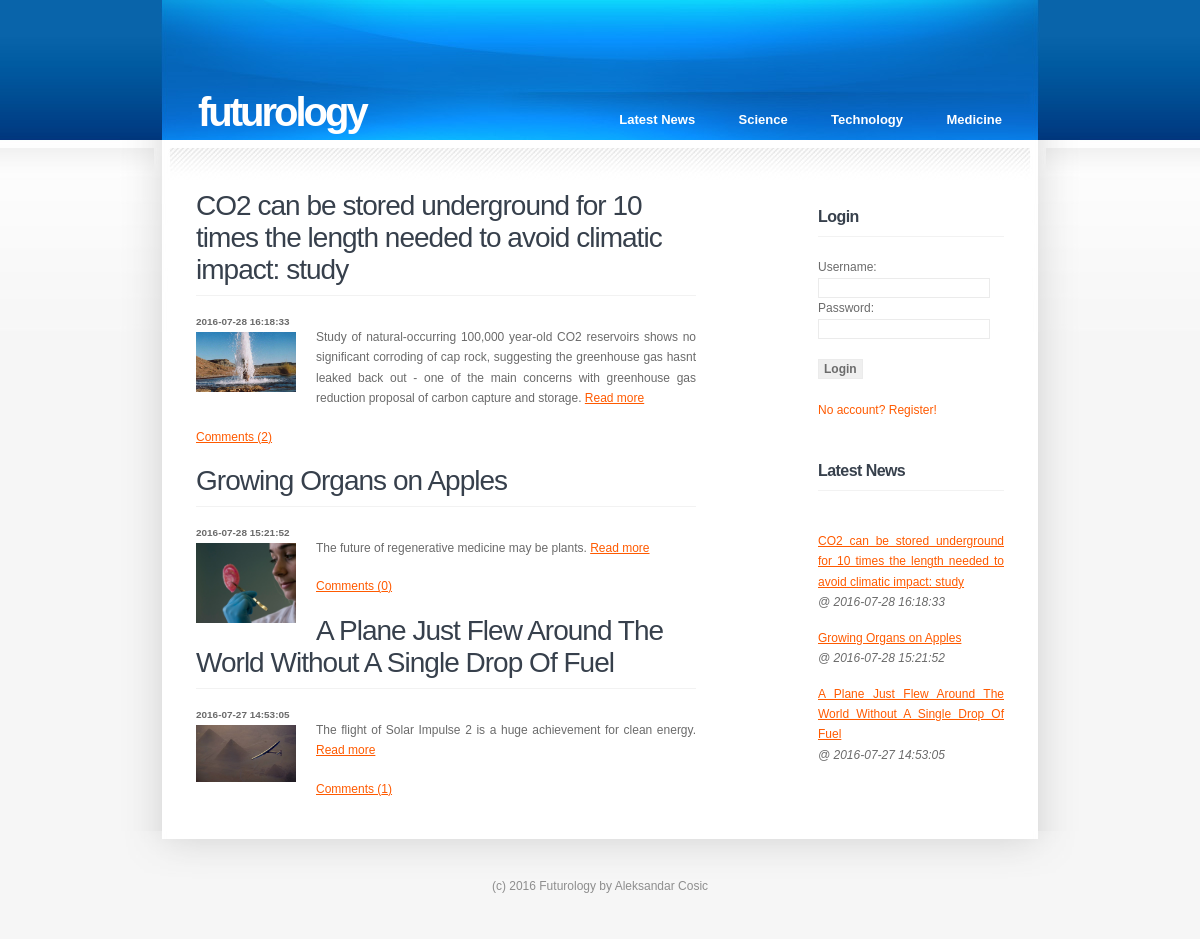
The page / on the database its author committed.
### tables this page shows
CREATE TABLE `news` (
  `id` int(11) NOT NULL AUTO_INCREMENT,
  `title` varchar(555) NOT NULL,
  `intro` text NOT NULL,
  `content` text NOT NULL,
  `date` datetime NOT NULL DEFAULT CURRENT_TIMESTAMP,
  `category` varchar(45) NOT NULL,
  `image` varchar(255) DEFAULT NULL,
  PRIMARY KEY (`id`)
);

### classes/Connect.class.php (called while the page is built, shortened)
<?php
class Connect {
	private static $_instance = null;
	public static function getInstance() {
		if(is_null(self::$_instance)) {
			self::$_instance = new PDO ("mysql:host=" . Config::get('DB/host') . ";dbname=" . Config::get('DB/db_name'),
			Config::get('DB/user'),Config::get('DB/password'));
		}
		return self::$_instance;
	}
}

### classes/Comment.class.php (called while the page is built, shortened)
<?php
class Comment extends Entity{
	public static function getAllComments($id) {
		$q = self::$db->query("SELECT * FROM comments WHERE news_id = {$id} ORDER BY date DESC");
		$postArr = $q->fetchAll();
		return $postArr;
	}
}
?>

### classes/Article.class.php (the view, shortened to what this page needs)
<?php
class Article extends Entity{
	public static $tableName = "news";
	public static function getAllArticles($category = null) {
		$tableName = static::$tableName;
		if($category == null) {
			$q = self::$db->query("SELECT * FROM {$tableName} ORDER BY date DESC  LIMIT 5");
		} else {
			$q = self::$db->query("SELECT * FROM {$tableName} WHERE category = '{$category}' ORDER BY date DESC  LIMIT 5");
		}
		$postArr = $q->fetchAll();
		return $postArr;
	}
	public static function previewAll($arr) {
		for($i = 0; $i < sizeof($arr); $i++){
			echo "<h2 class='title'><a href=readMore.php?id=" . $arr[$i]['id'] . ">" . $arr[$i]['title'] . "</a> </h2>";
			echo "<h5>" . $arr[$i]['date'] . "</h5>";
			echo "<div class='entry'> <img src='images/" . $arr[$i]['image'] . "' alt='' width='20%' height='20%' class='left' />";
			echo "<p>" . $arr[$i]['intro'] . " <a href=readMore.php?id=" . $arr[$i]['id'] . " class='permalink'>Read more</a> </p> </div>";
			$comments = Comment::getAllComments($arr[$i]['id']);
			echo "<p><a href=readMore.php?id=" . $arr[$i]['id'] . "#comments>Comments (" . sizeOf($comments) . ")</a></p> ";
		}
	}
}
?>

### index.php (shortened to what this page needs)
<!DOCTYPE html>
<html>
<head>
<link href="style.css" rel="stylesheet" type="text/css" media="screen" />
</head>
<body>
<div id="wrapper">
  <div id="wrapper2">
    <div id="header">
      <div id="logo">
        <h1><a href="index.php">futurology</a></h1>
      </div>
      <div id="menu">
        <ul>
          <li><a href="index.php">Latest News</a></li>
          <li><a href="science.php">Science</a></li>
          <li><a href="technology.php">Technology</a></li>
          <li><a href="medicine.php">Medicine</a></li>
        </ul>
      </div>
    </div>
    <div id="page">
      <div id="content">
        <div class='post'>
		<?php
			$allNews = Article::getAllArticles();
			Article::previewAll($allNews);
		?>
		</div>
	  </div>
      <div id="sidebar">
        <ul>
			<li><?php include "widgets/sidebar.php"; ?></li>
			<li>
				<h3>Latest News</h3>
				<?php include "widgets/latestNewsW.php"; ?>
			</li>
        </ul>
      </div>
      <div style="clear: both;">&nbsp;</div>
  </div>
  <div id="footer">
    <p>(c) 2016 Futurology by Aleksandar Cosic</p>
  </div>
</div>
</div>
</body>
</html>

### widgets/sidebar.php
<?php
	if(isset($_SESSION['status'])){
		$status = $_SESSION['status'];
	if($status == 'user') {
		include_once "userPanel.php";
	} else if ($status = "admin") {
		include_once "adminPanel.php";
	}
	} else {
		include_once "loginW.php";
	}
?>

### widgets/loginW.php
<h3>Login</h3>
	<form method="POST" action="login.php">
		<label for="username">Username:</label>
		<input type="text" name="username" required/>
		<label for="password">Password:</label>
		<input type="password" name="password" required/><br><br>
		<input type="submit" value="Login"/>
	</form>
	</br><a href="register.php" style='text-decoration:none'>No account? Register!</a>

### widgets/latestNewsW.php (shortened to what this page needs)
<?php
	$articles = Article::getAllArticles();
	for($i = 0; $i < sizeof($articles); $i++){
		echo "<li style='margin: 5px 0 15px'><a href=readMore.php?id=" . $articles[$i]['id'] . ">" . $articles[$i]['title'] . "</a></br>
				  <em>@ " . $articles[$i]['date'] . "</em></li>";
	}
?>

### style.css (style rules this page uses)
* { margin: 0; padding: 0; }
body { background: #F6F6F6 url(images/img01.jpg) repeat-x; font-family: "Trebuchet MS", Arial, Helvetica, sans-serif; font-size: 12px; color: #6B6B6B; }
input, textarea { padding: 2px 5px; border: 1px solid #EBEBEB; font: bold 12px "Trebuchet MS", Arial, Helvetica, sans-serif; color: #6B6B6B; }
h1, h2, h3, h4 { margin: 0; }
h2, h3, h4 { margin-bottom: 20px; padding-bottom: 9px; border-bottom: 1px solid #F2F2F2; letter-spacing: -0.035em; font-weight: normal; color: #37404C; }
h2 { font-size: 28px; }
h3 { font-size: 16px; font-weight: bold; }
p, ul, ol { margin-bottom: 1.5em; line-height: 170%; text-align: justify; }
ul, ol { margin-left: 3em; }
a { color: #FF5A00; }
img.left { float: left; margin: 5px 20px 0 0; }
#wrapper { width: 960px; margin: 0 auto; background: url(images/img02.jpg) repeat-y; }
#wrapper2 { background: url(images/img10.jpg) no-repeat left bottom; }
#header { height: 140px; background: #087FE7 url(images/img03.jpg) no-repeat; }
#logo { float: left; }
#logo h1 { margin: 0; padding: 90px 0 0 78px; text-transform: lowercase; letter-spacing: -3px; font-size: 40px; color: #FFFFFF; }
#logo h1 a { text-decoration: none; color: #FFFFFF; }
#menu { float: right; }
#menu ul { margin: 0; padding: 112px 78px 0 0; list-style: none; line-height: normal; }
#menu li { display: inline; }
#menu a { padding-left: 40px; text-decoration: none; font-size: 13px; font-weight: bold; color: #FFFFFF; }
#page { background: url(images/img04.jpg) no-repeat; }
#content { float: left; width: 500px; padding: 0 0 0 76px; }
.post { padding-top: 50px; }
.post .title a { text-decoration: none; color: #37404C; }
#sidebar { float: right; width: 186px; padding: 67px 76px 0 0; }
#sidebar ul { margin: 0; padding: 0; list-style: none; }
#sidebar li { margin-bottom: 40px; }
#footer { height: 108px; background: url(images/img05.jpg) no-repeat; }
#footer p { margin: 0; padding-top: 45px; text-align: center; color: #8E8E8E; }

### rows shown on the page
news: title "CO2 can be stored underground for 10 times the length needed to avoid climatic impact: study", date "2016-07-28 16:18:33", image (picture), intro "Study of natural-occurring 100,000 year-old CO2 reservoirs shows no significant corroding of cap rock, suggesting the greenhouse gas hasnt leaked back out - one of the main concerns with greenhouse gas reduction proposal of carbon capture and storage.", sizeOf($comments) "2"
news: title "Growing Organs on Apples", date "2016-07-28 15:21:52", image (picture), intro "The future of regenerative medicine may be plants.", sizeOf($comments) "0"
news: title "A Plane Just Flew Around The World Without A Single Drop Of Fuel", date "2016-07-27 14:53:05", image (picture), intro "The flight of Solar Impulse 2 is a huge achievement for clean energy.", sizeOf($comments) "1"
